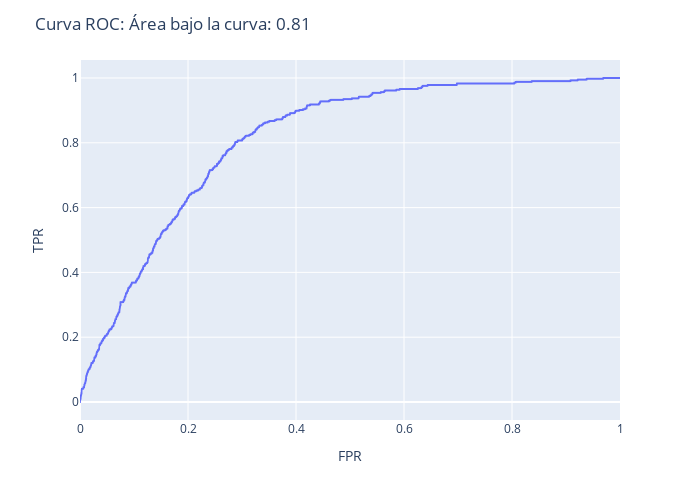

The cell this chart's notebook holds for it:
### Code cell
scores=bst.predict(Xtest[tag_select], num_iteration=bst.best_iteration)
trues=list(Ytest) #Se usa de aqui en adelante

#Uso de "roc_curves()" para obtener "fpr","tpr":
fpr, tpr, thresholds = metrics.roc_curve(trues, scores, pos_label=1) #Pos_label: indica la etiqueta de la clase positiva

#Gráfico de curva ROC:
fig=px.line(x=fpr,y=tpr,labels={"y":"TPR","x":"FPR"})
fig.update_layout(height=500,width=700,title=f"Curva ROC: Área bajo la curva: {round(metrics.auc(fpr, tpr),2)}")
fig.show()

### Figure 1 — Plotly figure (JSON) as saved in the notebook; plotly's stock layout.template omitted (floating-point values rounded to 4 significant figures; data arrays with more than 128 entries replaced by an {"elided": "..."} marker saying what was removed)
{"data": [{"hovertemplate": "FPR=%{x}<br>TPR=%{y}<extra></extra>", "legendgroup": "", "line": {"color": "#636efa", "dash": "solid"}, "marker": {"symbol": "circle"}, "mode": "lines", "name": "", "showlegend": false, "type": "scattergl", "x": {"elided": "1407 float values"}, "xaxis": "x", "y": {"elided": "1407 float values"}, "yaxis": "y"}], "layout": {"height": 500, "legend": {"tracegroupgap": 0}, "margin": {"t": 60}, "title": {"text": "Curva ROC: Área bajo la curva: 0.81"}, "width": 700, "xaxis": {"anchor": "y", "domain": [0, 1], "title": {"text": "FPR"}}, "yaxis": {"anchor": "x", "domain": [0, 1], "title": {"text": "TPR"}}}}
